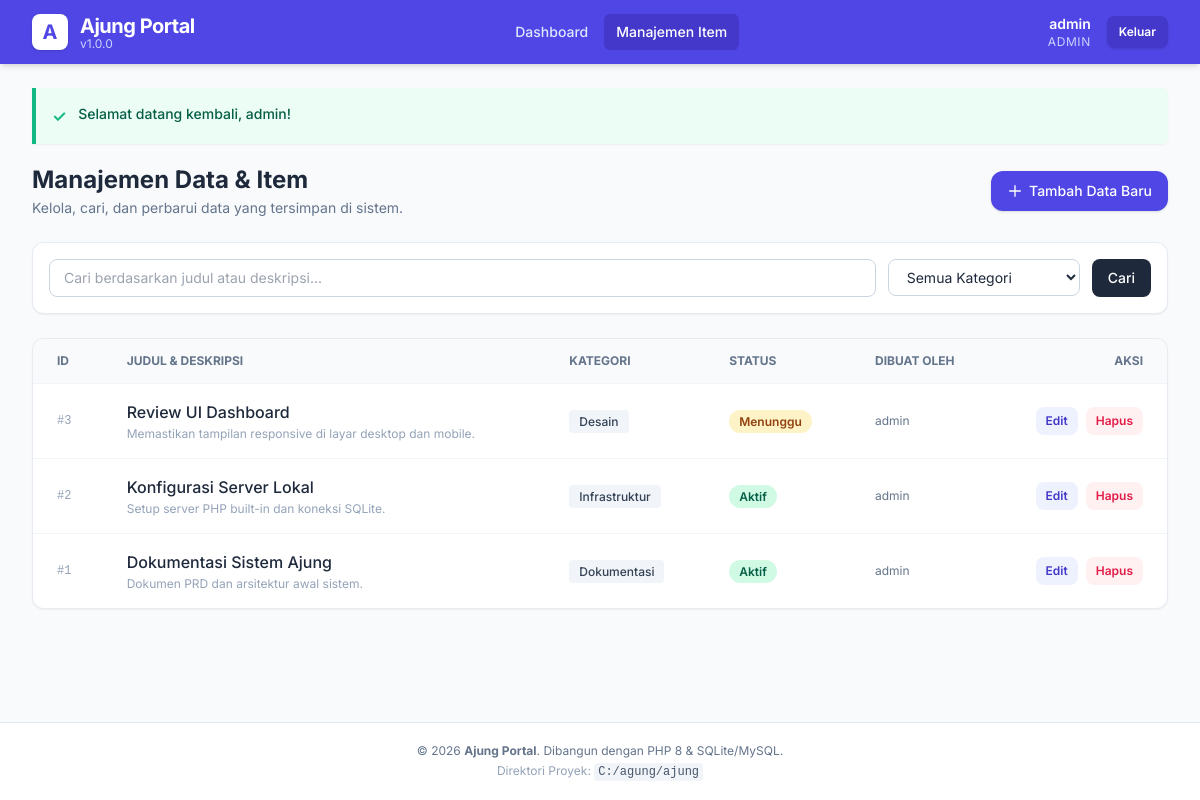
/index.php?page=items (signed in), run on the app's committed database.
### tables this page shows
CREATE TABLE items (
                id INTEGER PRIMARY KEY AUTOINCREMENT,
                user_id INTEGER NOT NULL,
                title VARCHAR(150) NOT NULL,
                category VARCHAR(50) NOT NULL,
                status VARCHAR(20) DEFAULT 'active',
                description TEXT,
                created_at DATETIME DEFAULT CURRENT_TIMESTAMP,
                updated_at DATETIME DEFAULT CURRENT_TIMESTAMP
            );

CREATE TABLE users (
                id INTEGER PRIMARY KEY AUTOINCREMENT,
                username VARCHAR(50) NOT NULL UNIQUE,
                email VARCHAR(100) NOT NULL UNIQUE,
                password VARCHAR(255) NOT NULL,
                role VARCHAR(20) DEFAULT 'user',
                created_at DATETIME DEFAULT CURRENT_TIMESTAMP
            );

### app/controllers/ItemController.php (called while the page is built, shortened)
<?php
require_once __DIR__ . '/../models/Item.php';
require_once __DIR__ . '/../helpers/ViewHelper.php';
class ItemController {
    private Item $itemModel;
    public function __construct() {
        $this->itemModel = new Item();
    }
    public function index(): void {
        $search = trim($_GET['search'] ?? '');
        $category = trim($_GET['category'] ?? '');
        $items = $this->itemModel->getAll($search, $category);
        require_once __DIR__ . '/../../views/layouts/header.php';
        require_once __DIR__ . '/../../views/items/index.php';
        require_once __DIR__ . '/../../views/layouts/footer.php';
    }
}

### config/database.php (called while the page is built, shortened)
<?php
class Database {
    private static ?PDO $pdo = null;
    public static function getConnection(): PDO {
        if (self::$pdo === null) {
            try {
                if (DB_DRIVER === 'sqlite') {
                    self::$pdo = new PDO('sqlite:' . SQLITE_PATH);
                    self::$pdo->setAttribute(PDO::ATTR_ERRMODE, PDO::ERRMODE_EXCEPTION);
                    self::$pdo->setAttribute(PDO::ATTR_DEFAULT_FETCH_MODE, PDO::FETCH_ASSOC);
                } else {
                    $dsn = "mysql:host=" . DB_HOST . ";port=" . DB_PORT . ";dbname=" . DB_NAME . ";charset=utf8mb4";
                    self::$pdo = new PDO($dsn, DB_USER, DB_PASS);
                    self::$pdo->setAttribute(PDO::ATTR_ERRMODE, PDO::ERRMODE_EXCEPTION);
                    self::$pdo->setAttribute(PDO::ATTR_DEFAULT_FETCH_MODE, PDO::FETCH_ASSOC);
                }
            } catch (PDOException $e) {
                die("Koneksi Database Gagal: " . $e->getMessage());
            }
        }
        return self::$pdo;
    }
    private static function initSqliteTables(): void {
        $sql = "
            CREATE TABLE IF NOT EXISTS users (
                id INTEGER PRIMARY KEY AUTOINCREMENT,
                username VARCHAR(50) NOT NULL UNIQUE,
                email VARCHAR(100) NOT NULL UNIQUE,
                password VARCHAR(255) NOT NULL,
                role VARCHAR(20) DEFAULT 'user',
                created_at DATETIME DEFAULT CURRENT_TIMESTAMP
            );
            CREATE TABLE IF NOT EXISTS items (
                id INTEGER PRIMARY KEY AUTOINCREMENT,
                user_id INTEGER NOT NULL,
                title VARCHAR(150) NOT NULL,
                category VARCHAR(50) NOT NULL,
                status VARCHAR(20) DEFAULT 'active',
                description TEXT,
                created_at DATETIME DEFAULT CURRENT_TIMESTAMP,
                updated_at DATETIME DEFAULT CURRENT_TIMESTAMP
            );
        ";
        self::$pdo->exec($sql);
    }
}

### app/models/Item.php (called while the page is built, shortened)
<?php
require_once __DIR__ . '/../../config/database.php';
class Item {
    private PDO $db;
    public function __construct() {
        $this->db = Database::getConnection();
    }
    public function getAll(string $search = '', string $category = ''): array {
        $sql = "SELECT items.*, users.username as author FROM items
                LEFT JOIN users ON items.user_id = users.id WHERE 1=1";
        $params = [];
        $sql .= " ORDER BY items.id DESC";
        $stmt = $this->db->prepare($sql);
        $stmt->execute($params);
        return $stmt->fetchAll();
    }
}

### views/items/index.php (the view, shortened to what this page needs)
<div class="space-y-6">
    <div class="flex flex-col sm:flex-row sm:items-center sm:justify-between gap-4">
        <div>
            <h2 class="text-2xl font-bold text-slate-800">Manajemen Data & Item</h2>
            <p class="text-slate-500 text-sm mt-0.5">Kelola, cari, dan perbarui data yang tersimpan di sistem.</p>
        </div>
        <a href="<?= BASE_URL ?>/index.php?page=items&action=create"
           class="inline-flex items-center gap-1.5 bg-indigo-600 hover:bg-indigo-700 text-white font-medium px-4 py-2.5 rounded-xl text-sm shadow transition">
            <svg class="w-4 h-4" fill="none" stroke="currentColor" viewBox="0 0 24 24"><path stroke-linecap="round" stroke-linejoin="round" stroke-width="2" d="M12 4v16m8-8H4"/></svg>
            Tambah Data Baru
        </a>
    </div>
    <div class="bg-white p-4 rounded-xl border border-slate-200/80 shadow-sm">
        <form action="<?= BASE_URL ?>/index.php" method="GET" class="flex flex-col sm:flex-row gap-3">
            <div class="flex-grow">
                <input type="text" name="search" value="<?= ViewHelper::escape($_GET['search'] ?? '') ?>"
                       placeholder="Cari berdasarkan judul atau deskripsi..."
                       class="w-full px-3.5 py-2 text-sm border border-slate-300 rounded-lg focus:ring-2 focus:ring-indigo-500 outline-none">
            </div>
            <div class="w-full sm:w-48">
                <select name="category" class="w-full px-3.5 py-2 text-sm border border-slate-300 rounded-lg focus:ring-2 focus:ring-indigo-500 outline-none bg-white">
                    <option value="">Semua Kategori</option>
                </select>
            </div>
            <div class="flex gap-2">
                <button type="submit" class="bg-slate-800 hover:bg-slate-900 text-white px-4 py-2 rounded-lg text-sm font-medium transition">
                    Cari
                </button>
            </div>
        </form>
    </div>
    <div class="bg-white rounded-xl border border-slate-200/80 shadow-sm overflow-hidden">
        <?php if (empty($items)): ?>
            <div class="p-12 text-center">
                <div class="w-12 h-12 text-3xl mx-auto mb-3">🔍</div>
                <h4 class="font-semibold text-slate-700">Tidak ada data ditemukan</h4>
                <p class="text-sm text-slate-400 mt-1">Coba sesuaikan kata kunci pencarian atau tambahkan item baru.</p>
            </div>
        <?php else: ?>
            <div class="overflow-x-auto">
                <table class="w-full text-left text-sm text-slate-600">
                    <thead class="bg-slate-50 text-xs font-semibold text-slate-500 uppercase border-b border-slate-100">
                        <tr>
                            <th class="px-6 py-3.5">ID</th>
                            <th class="px-6 py-3.5">Judul & Deskripsi</th>
                            <th class="px-6 py-3.5">Kategori</th>
                            <th class="px-6 py-3.5">Status</th>
                            <th class="px-6 py-3.5">Dibuat Oleh</th>
                            <th class="px-6 py-3.5 text-right">Aksi</th>
                        </tr>
                    </thead>
                    <tbody class="divide-y divide-slate-100">
                        <?php foreach ($items as $item): ?>
                        <tr class="hover:bg-slate-50/70 transition">
                            <td class="px-6 py-4 font-mono text-xs text-slate-400">#<?= $item['id'] ?></td>
                            <td class="px-6 py-4">
                                <span class="font-medium text-slate-800 text-base"><?= ViewHelper::escape($item['title']) ?></span>
                                <?php if (!empty($item['description'])): ?>
                                    <p class="text-xs text-slate-400 mt-0.5 line-clamp-1"><?= ViewHelper::escape($item['description']) ?></p>
                                <?php endif; ?>
                            </td>
                            <td class="px-6 py-4">
                                <span class="bg-slate-100 text-slate-700 text-xs px-2.5 py-1 rounded font-medium">
                                    <?= ViewHelper::escape($item['category']) ?>
                                </span>
                            </td>
                            <td class="px-6 py-4">
                                <?= ViewHelper::statusBadge($item['status']) ?>
                            </td>
                            <td class="px-6 py-4 text-xs text-slate-500">
                                <?= ViewHelper::escape($item['author'] ?? 'Admin') ?>
                            </td>
                            <td class="px-6 py-4 text-right">
                                <div class="flex items-center justify-end space-x-2">
                                    <a href="<?= BASE_URL ?>/index.php?page=items&action=edit&id=<?= $item['id'] ?>"
                                       class="bg-indigo-50 hover:bg-indigo-100 text-indigo-700 text-xs font-semibold px-2.5 py-1.5 rounded-lg transition">
                                        Edit
                                    </a>
                                    <form action="<?= BASE_URL ?>/index.php?page=items&action=delete" method="POST"
                                          onsubmit="return confirm('Apakah Anda yakin ingin menghapus item ini?');" class="inline">
                                        <button type="submit" class="bg-rose-50 hover:bg-rose-100 text-rose-600 text-xs font-semibold px-2.5 py-1.5 rounded-lg transition">
                                            Hapus
                                        </button>
                                    </form>
                                </div>
                            </td>
                        </tr>
                        <?php endforeach; ?>
                    </tbody>
                </table>
            </div>
        <?php endif; ?>
    </div>
</div>

### app/helpers/ViewHelper.php (shortened to what this page needs)
<?php
class ViewHelper {
    public static function escape(?string $str): string {
        return htmlspecialchars((string)$str, ENT_QUOTES, 'UTF-8');
    }
    public static function statusBadge(string $status): string {
        $status = strtolower($status);
        switch ($status) {
            case 'active':
                return '<span class="px-2.5 py-1 text-xs font-semibold rounded-full bg-emerald-100 text-emerald-800">Aktif</span>';
            case 'pending':
                return '<span class="px-2.5 py-1 text-xs font-semibold rounded-full bg-amber-100 text-amber-800">Menunggu</span>';
        }
    }
}

### public/css/style.css (style rules this page uses)
* { transition: background-color 0.15s ease, border-color 0.15s ease; }

### views/layouts/header.php (style rules this page uses)
body { font-family: 'Inter', sans-serif; }

### data on the page
items: id "3", title "Review UI Dashboard", description "Memastikan tampilan responsive di layar desktop dan mobile.", category "Desain", status "Menunggu", user.username "admin"
items: id "2", title "Konfigurasi Server Lokal", description "Setup server PHP built-in dan koneksi SQLite.", category "Infrastruktur", status "Aktif", user.username "admin"
items: id "1", title "Dokumentasi Sistem Ajung", description "Dokumen PRD dan arsitektur awal sistem.", category "Dokumentasi", status "Aktif", user.username "admin"

### other printed values
APP_NAME "Ajung Portal"
APP_VERSION "1.0.0"
ViewHelper::escape($currentUser['username']) "admin"
ViewHelper::escape($currentUser['role']) "ADMIN"
ViewHelper::escape($successMsg) "Selamat datang kembali, admin!"
